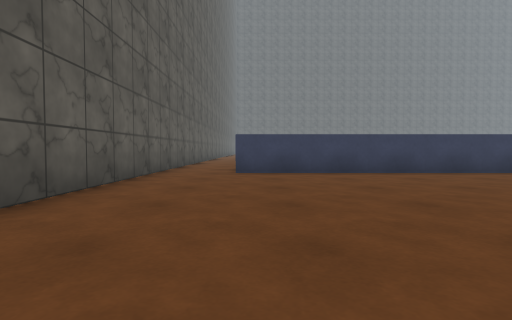
view 1 (above)

24 first-person views from a walk through a scene from a Unity 3-D project. The camera is 0.58 m above the floor, tilts 2° down and sees 80° across. The floor is counted in squares, 1 m on a side. Each view is taken from the middle of a square. On the plan, view 1 faces up. The plan holds only what a view shows up to about 9 squares ahead; the rest is blank. The place goes on beyond the plan. Some surface patterns are stand-ins.

view 2
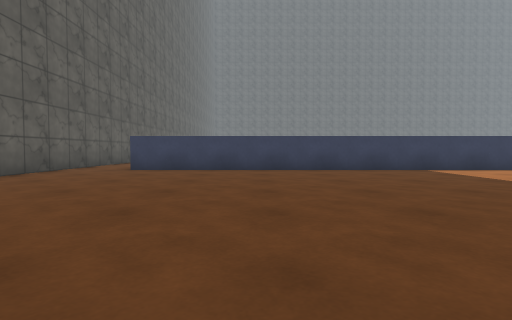

view 3
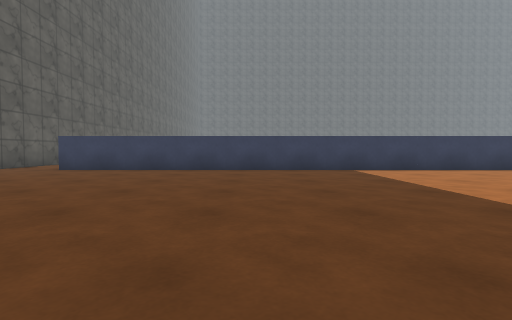

view 4
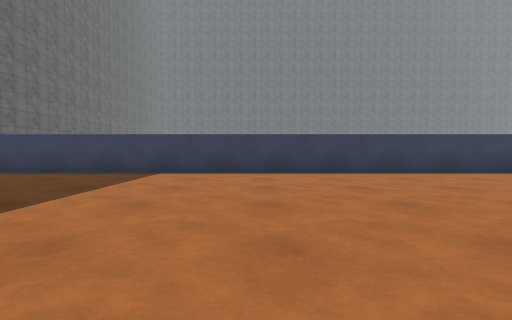

view 5
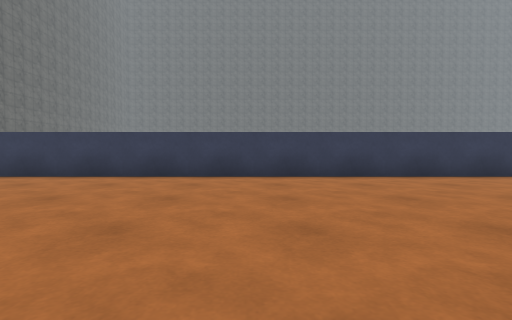

view 6
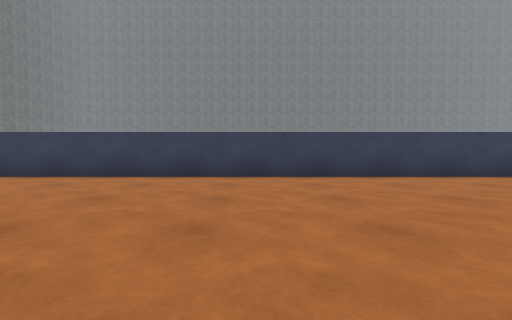

view 7
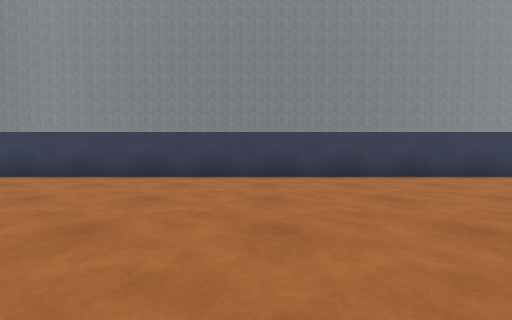

view 8
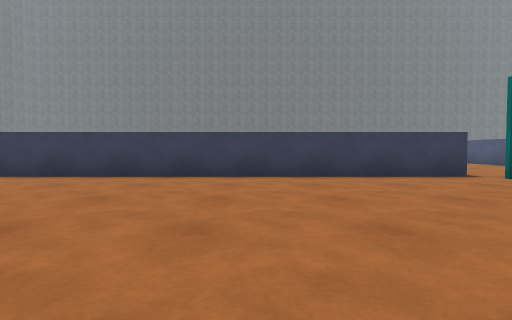

view 9
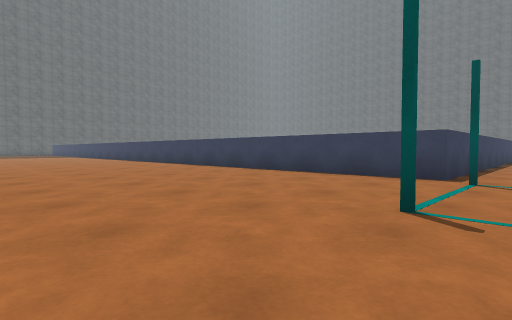

view 10
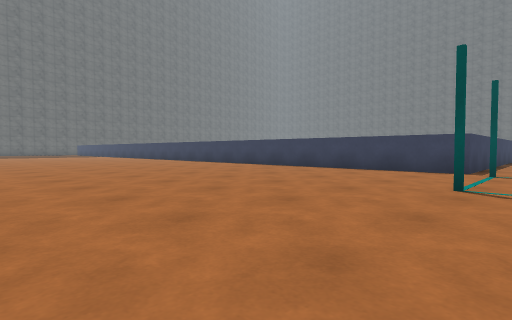

view 11
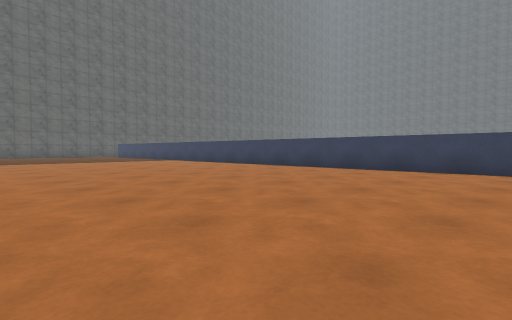

view 12
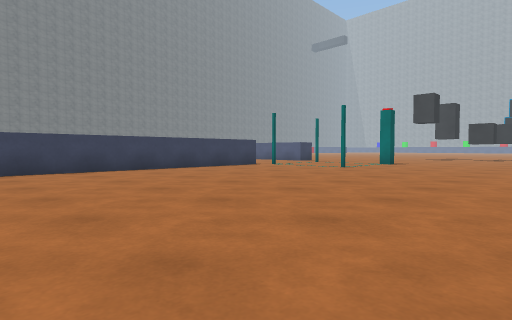

view 13
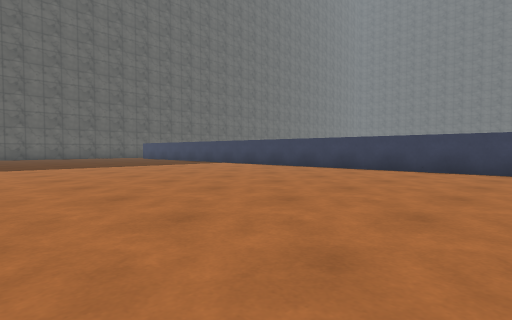

view 14
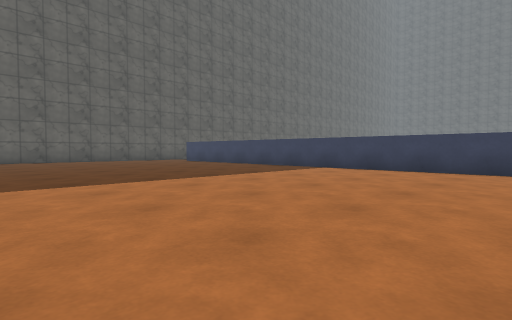

view 15
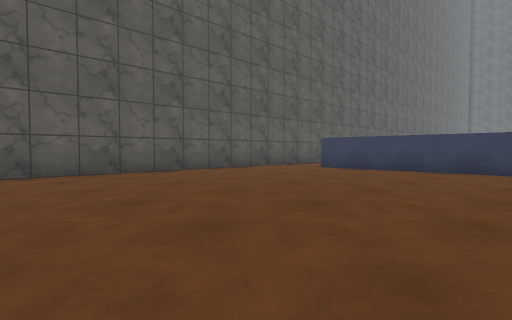

view 16
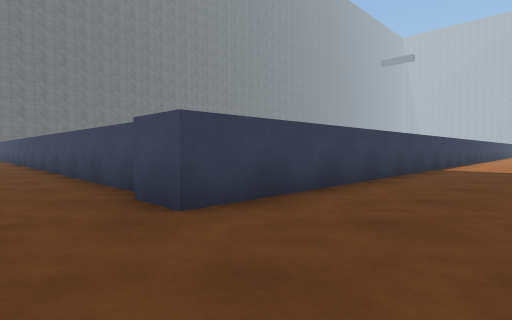

view 17
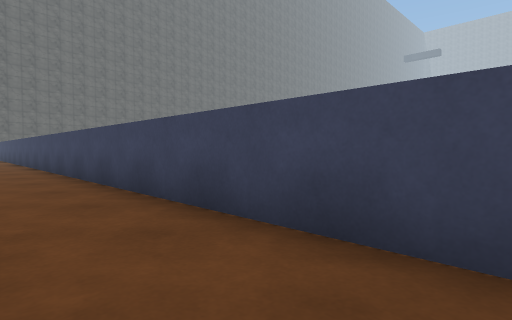

view 18
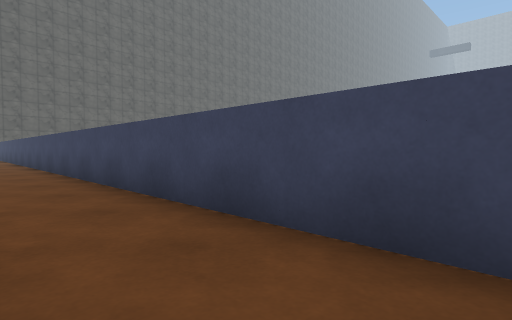

view 19
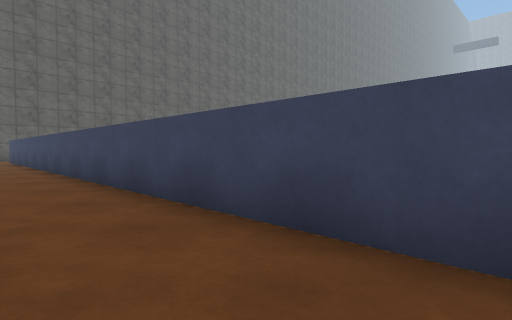

view 20
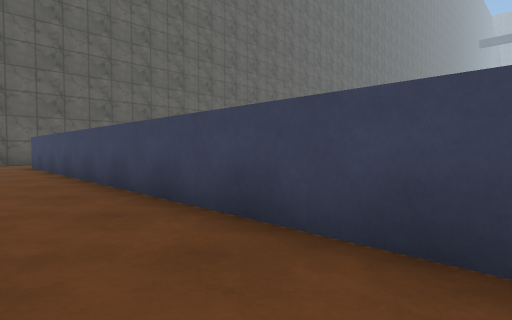

view 21
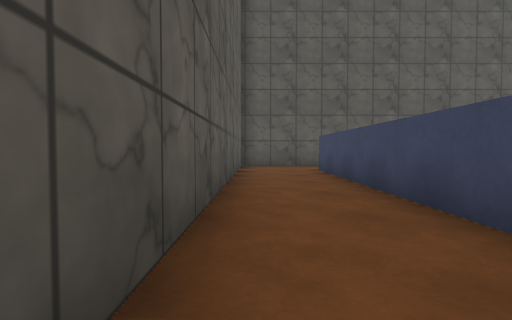

view 22
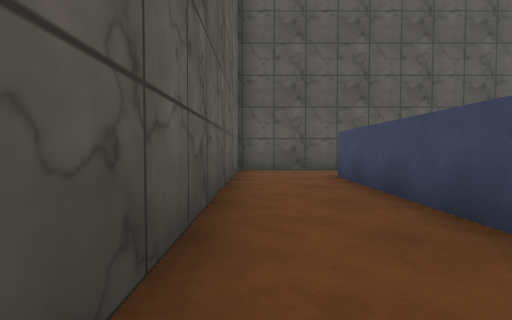

view 23
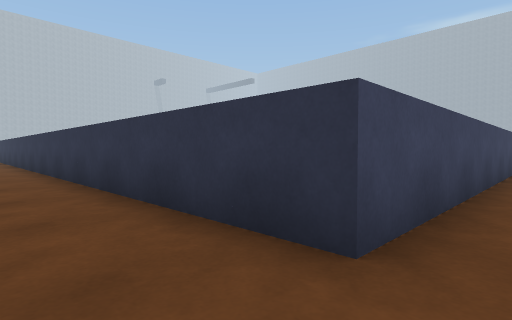

view 24
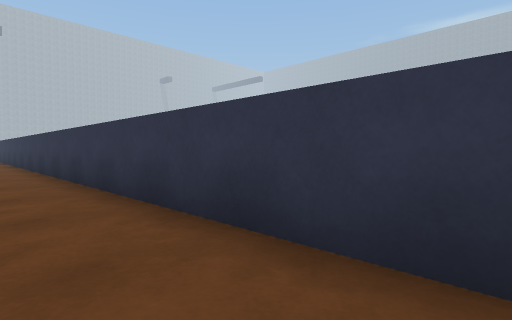

### Floor plan
Points are (right, up) in squares from view 1. A wall is a line through its corners. A room is listed if a view was taken in it or the views show most of it. See-through windows are left out.
Room 1 (views 1, 2, 3, 4, 5, 6, 7, 8, 9, 10, 11, 12, 13, 14, 15, 16, 17, 18, 19, 20, 21, 22, 23, 24)
walls: (14.6, 7.5) (10.5, 7.5); (19.6, 7.5) (15.5, 7.5); (9.6, 7.5) (5.5, 7.5); (24.6, 7.5) (20.5, 7.5); (4.6, 7.5) (0.5, 7.5); (29.6, 7.5) (25.5, 7.5); (-0.2, 9) (-0.2, 12.5); (-0.2, 13.4) (-0.2, 17.5); (-2.5, 9.1) (-2.5, -0.4); (-0.2, 18.4) (-0.2, 22.5); (-0.2, 23.4) (-0.2, 27.5); (-0.2, 28.4) (-0.2, 32.5); (-0.2, 33.4) (-0.2, 37.5); (10.6, 38.5) (14.2, 38.5); (5.6, 38.5) (9.5, 38.5); (0.7, 38.5) (4.5, 38.5); (0.4, 40.5) (-2.5, 40.5); (-2.5, 40.1) (-2.5, 30.5)
ways out: opening at (32, 6)
objects: cube (0, 8); cube (0, 13); cube (0, 18); cube (0, 23); cube (0, 28); cube (0, 33); cube (0, 38); cube (5, 8); cube (5, 38); cube (10, 8); cube (10, 38); cube (15, 8); cube (20, 8); cube (25, 8); cube (30, 8)

Positions as (right, up) in squares from view 1, and headings:
1: (0, 0), facing up
2: (3, -1), facing up
3: (5, -1), facing up
4: (10, 0), facing up
5: (14, 1), facing up
6: (19, 1), facing up
7: (24, 1), facing up
8: (26, 1), facing up
9: (32, 1), facing up-left
10: (32, -1), facing up-left
11: (22, -1), facing up-left
12: (22, -1), facing up-right
13: (18, -1), facing up-left
14: (13, -1), facing up-left
15: (5, -1), facing up-left
16: (-2, 5), facing up-right
17: (-2, 11), facing up-right
18: (-2, 17), facing up-right
19: (-2, 22), facing up-right
20: (-2, 27), facing up-right
21: (-2, 30), facing up
22: (-2, 32), facing up
23: (-1, 40), facing down-right
24: (3, 40), facing down-right
